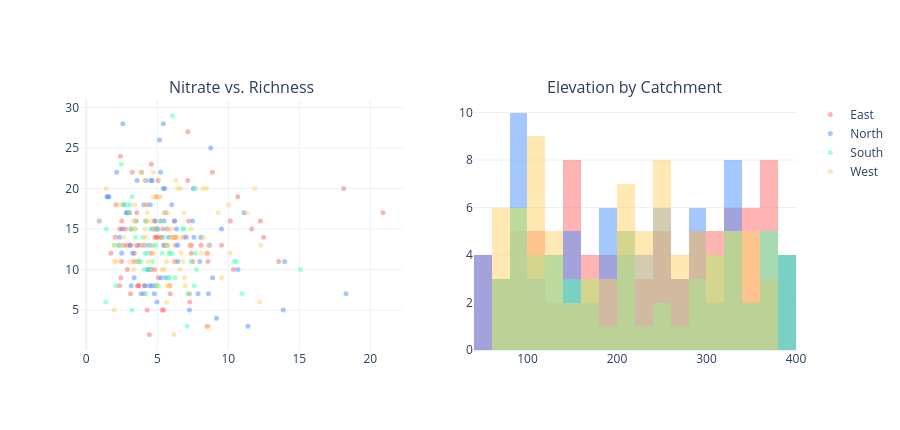

Notebook cell for this chart:
### Markdown cell above
---
## Multi-Panel with graph_objects

### Code cell
fig = make_subplots(rows=1, cols=2,
    subplot_titles=("Nitrate vs. Richness", "Elevation by Catchment"))
c = {"North":"#4a8fff","South":"#4fffb0","East":"#ff6b6b","West":"#ffd166"}
for cat, grp in sites.groupby("catchment"):
    fig.add_trace(go.Scatter(
        x=grp["nitrate"], y=grp["richness"], mode="markers", name=cat,
        marker=dict(color=c[cat], size=5, opacity=0.5)), row=1, col=1)
    fig.add_trace(go.Histogram(
        x=grp["elevation"], name=cat, opacity=0.5, nbinsx=25,
        marker_color=c[cat], showlegend=False), row=1, col=2)
fig.update_layout(barmode="overlay", template="plotly_white", height=430)
fig.show()
